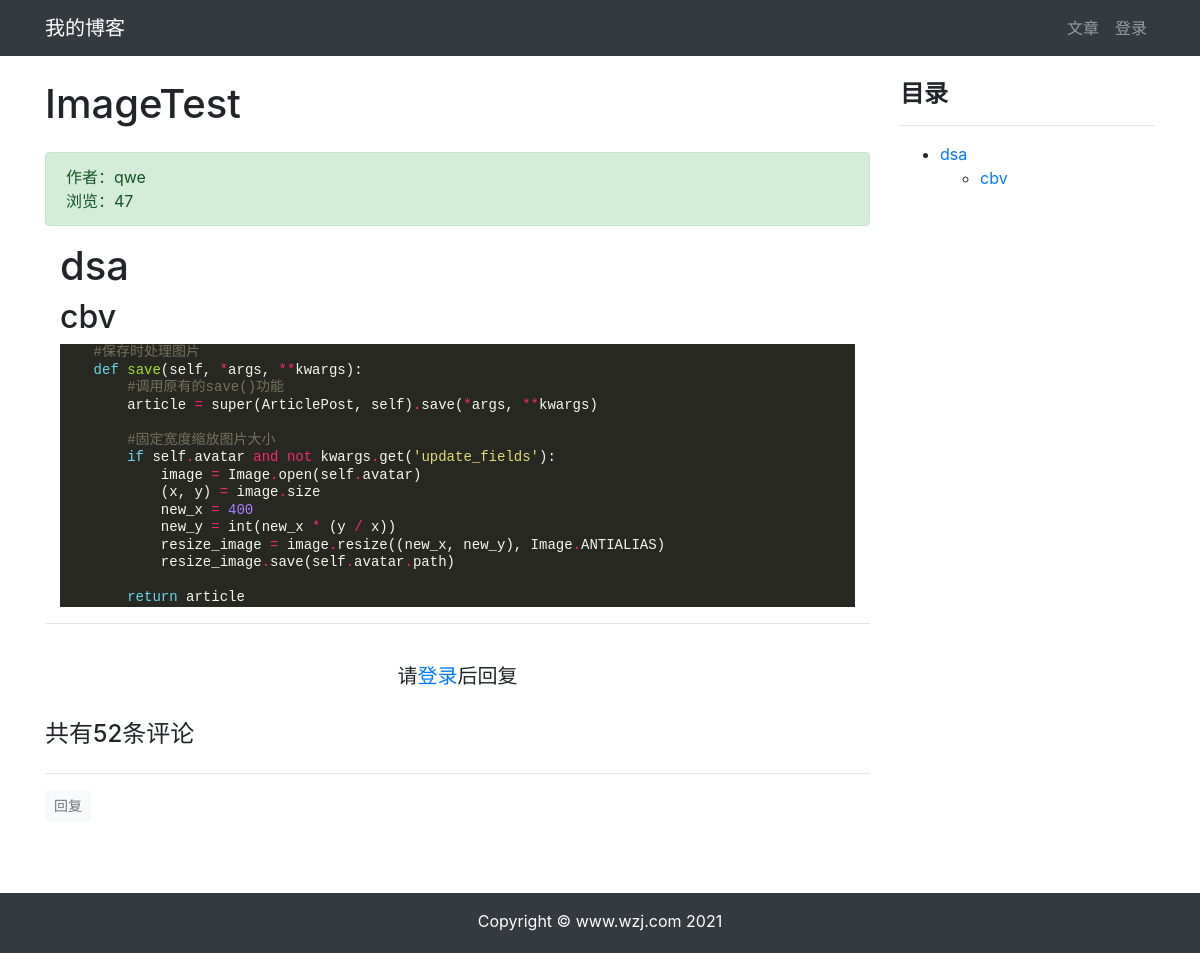
/article/article-detail/22, run on the app's committed database.
### article/models.py (models this page shows, shortened)
class ArticlePost(models.Model):
    column = models.ForeignKey(
        ArticleColumn,
        null=True,
        blank=True,
        on_delete=models.CASCADE,
        related_name='article',
    )
    avatar = models.ImageField(upload_to='article/%Y%m%d', blank=True)
    def save(self, *args, **kwargs):
        article = super(ArticlePost, self).save(*args, **kwargs)
        return article
    author = models.ForeignKey(User, on_delete=models.CASCADE)
    title = models.CharField(max_length=100)
    body = models.TextField()
    created = models.DateTimeField(default=timezone.now)
    updated = models.DateTimeField(auto_now=True)
    total_views = models.PositiveIntegerField(default=0)
    tags = TaggableManager(blank=True)
    class Meta:
        ordering = ('-created',)

### article/views.py (the view)
# urls.py: path('article-detail/<int:id>', views.article_detail, name='article_detail'),
def article_detail(request, id):
    article = ArticlePost.objects.get(id=id)
    comments = Comment.objects.filter(article=id)
    article.total_views += 1
    article.save(update_fields=['total_views'])
    md = markdown.Markdown(
        extensions=[
            'markdown.extensions.extra',
            'markdown.extensions.codehilite',
            'markdown.extensions.toc',
        ]
    )
    article.body = md.convert(article.body)
    comment_form = CommentForm()
    context = {
        'article': article,
        'toc': md.toc,
        'comments': comments,
        'comment_form': comment_form,
        }
    return render(request, 'article/detail.html', context)

### templates/article/detail.html (shortened to what this page needs)
{% extends "base.html" %}
{% load staticfiles %}
{% block content %}
<link rel="stylesheet" href="{% static 'cheditor/plugins/prism/prism.css' %}">
<div class="container">
    <div class="row">
        <div class="col-9">
            <h1 class="mt-4 mb-4">{{ article.title }}</h1>
            <div class="alert alert-success">
                <div>
                    作者：{{ article.author }}
                </div>
                <div>浏览：{{ article.total_views }}</div>
            </div>
            <div class="col-12">
                <p>{{ article.body|safe }}</p>
            </div>
            <hr>
            {% if user.is_authenticated %}
                <div>
                    <form
                        action="{% url 'comment:post_comment' article.id %}"
                        method="POST"
                    >
                    {% csrf_token %}
                        <div class="form-group">
                            <label for="body">
                                <strong>
                                    我也要发言：
                                </strong>
                            </label>
                            <!-- <textarea
                                type="text"
                                class="form-control"
                                id="body"
                                name="body"
                                rows="2"></textarea> -->
                                <div>
                                    {{ comment_form.media }}
                                    {{ comment_form.body }}
                                </div>
                        </div>
                        <button type="submit" class="btn btn-primary ">发送</button>
                    </form>
                </div>
                <br>
            {% else %}
                <br>
                <h5 class="row justify-content-center">
                    请<a href="{% url 'userprofile:login' %}">登录</a>后回复
                </h5>
                <br>
            {% endif %}
            {% load mptt_tags %}
            <h4>共有{{ comments.count }}条评论</h4>
            <div class="row">
                {% recursetree comments %}
                    {% with comment=node %}
                        <div class="{% if comment.reply_to %}
                                    offset-1 col-11
                                    {% else %}
                                    col-12
                                    {% endif %}"
                            id="comment_elem_{{ comment.id }}" >
                            <hr>
                            <div>
                                {% if user.is_authenticated %}
                                    <button type="button"
                                            class="btn btn-light btn-sm text-muted"
                                            onclick="load_modal({{ article.id }}, {{ comment.id }})"
                                    >
                                        回复
                                    </button>
                                {% else %}
                                    <a class="btn btn-light btn-sm text-muted"
                                        href="{% url 'userprofile:login' %}"
                                    >
                                        回复
                                    </a>
                                {% endif %}
                            </div>
                        </div>
                    {% endwith %}
                {% endrecursetree %}
            </div>
        </div>
        <div class="col-3 mt-4" id="sidebar" class="sidebar">
            <div class="sidebar__inner">
                <h4><strong>目录</strong></h4>
                <hr>
                    <div>
                        {{ toc|safe }}
                    </div>
            </div>
        </div>
    </div>
</div>
{% endblock content %}

### static/md_css/monokai.css (style rules this page uses)
pre { line-height: 125%; }
.codehilite { background: #272822; color: #f8f8f2 }
.codehilite .k { color: #66d9ef }
.codehilite .n { color: #f8f8f2 }
.codehilite .o { color: #f92672 }
.codehilite .p { color: #f8f8f2 }
.codehilite .c1 { color: #75715e }
.codehilite .nb { color: #f8f8f2 }
.codehilite .nf { color: #a6e22e }
.codehilite .ow { color: #f92672 }
.codehilite .w { color: #f8f8f2 }
.codehilite .mi { color: #ae81ff }
.codehilite .s1 { color: #e6db74 }
.codehilite .bp { color: #f8f8f2 }

### templates/article/detail.html (style rules this page uses)
.sidebar__inner { transform: translate(0, 0); transform: translate3d(0, 0, 0); will-change: position, transform; }

### templates/base.html (style rules this page uses)
html, body { height: 100%; margin: 0; }

### data on the page
ArticlePost: title "ImageTest", author "qwe", total_views "47", body "dsa cbv #保存时处理图片 def save ( self , * args , ** kwargs ): #调用原有的save()功能 article = super ( ArticlePost , self ) . save ( * args , ** kwargs ) #固定宽度缩放图片大小 if self . avatar and not kwargs . get ( 'update_fields' ): image = Image . open ( self . avatar ) ( x , y ) = image . size new_x = 400 new_y = int ( new_x * ( y / x )) resize_image = image . resize (( new_x , new_y ), Image . ANTIALIAS ) resize_image . save ( self . avatar . path ) return article"

### other printed values
{{ comments.count }} "52"
{{ toc|safe }} "dsa cbv"
